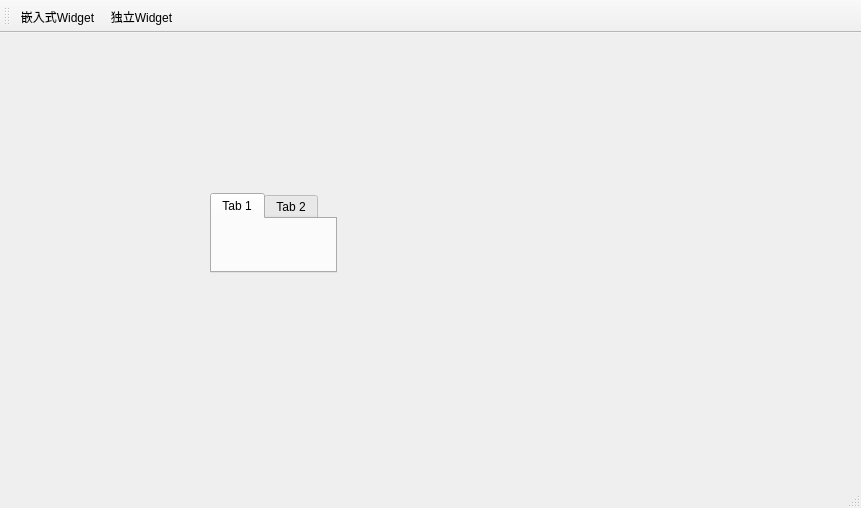
<?xml version="1.0" encoding="UTF-8"?>
<ui version="4.0">
 <class>MainWindow</class>
 <widget class="QMainWindow" name="MainWindow">
  <property name="geometry">
   <rect>
    <x>0</x>
    <y>0</y>
    <width>861</width>
    <height>508</height>
   </rect>
  </property>
  <property name="windowTitle">
   <string>MainWindow</string>
  </property>
  <widget class="QWidget" name="centralWidget">
   <widget class="QTabWidget" name="tabWidget">
    <property name="geometry">
     <rect>
      <x>210</x>
      <y>160</y>
      <width>127</width>
      <height>80</height>
     </rect>
    </property>
    <widget class="QWidget" name="tab">
     <attribute name="title">
      <string>Tab 1</string>
     </attribute>
    </widget>
    <widget class="QWidget" name="tab_2">
     <attribute name="title">
      <string>Tab 2</string>
     </attribute>
    </widget>
   </widget>
  </widget>
  <widget class="QMenuBar" name="menuBar">
   <property name="geometry">
    <rect>
     <x>0</x>
     <y>0</y>
     <width>861</width>
     <height>28</height>
    </rect>
   </property>
  </widget>
  <widget class="QToolBar" name="mainToolBar">
   <attribute name="toolBarArea">
    <enum>TopToolBarArea</enum>
   </attribute>
   <attribute name="toolBarBreak">
    <bool>false</bool>
   </attribute>
   <addaction name="actWidgetInsite"/>
   <addaction name="actWidget"/>
  </widget>
  <widget class="QStatusBar" name="statusBar"/>
  <action name="actWidgetInsite">
   <property name="text">
    <string>嵌入式Widget</string>
   </property>
  </action>
  <action name="actWidget">
   <property name="text">
    <string>独立Widget</string>
   </property>
  </action>
 </widget>
 <layoutdefault spacing="6" margin="11"/>
 <resources/>
 <connections/>
</ui>
